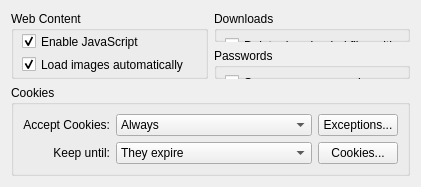
     <widget class="QWidget" name="tab_2">
      <attribute name="title">
       <string>Privacy</string>
      </attribute>
      <layout class="QGridLayout">
       <item row="0" column="1">
        <widget class="QGroupBox" name="groupBox_3">
         <property name="title">
          <string>Downloads</string>
         </property>
         <widget class="QCheckBox" name="checkBoxDeleteDownloads">
          <property name="geometry">
           <rect>
            <x>11</x>
            <y>25</y>
            <width>301</width>
            <height>19</height>
           </rect>
          </property>
          <property name="text">
           <string>Delete downloaded files with a history</string>
          </property>
         </widget>
        </widget>
       </item>
       <item row="1" column="1">
        <widget class="QGroupBox" name="groupBox_2">
         <property name="title">
          <string>Passwords</string>
         </property>
         <widget class="QCheckBox" name="chkSavePasswords">
          <property name="geometry">
           <rect>
            <x>11</x>
            <y>25</y>
            <width>211</width>
            <height>19</height>
           </rect>
          </property>
          <property name="text">
           <string>Save user names and passwords</string>
          </property>
          <property name="checked">
           <bool>false</bool>
          </property>
         </widget>
         <widget class="QPushButton" name="showPasswordsButton">
          <property name="geometry">
           <rect>
            <x>230</x>
            <y>22</y>
            <width>77</width>
            <height>25</height>
           </rect>
          </property>
          <property name="text">
           <string>Show...</string>
          </property>
         </widget>
        </widget>
       </item>
       <item row="0" column="0" rowspan="2">
        <widget class="QGroupBox" name="groupBox">
         <property name="title">
          <string>Web Content</string>
         </property>
         <widget class="QCheckBox" name="enableLocalStorage">
          <property name="geometry">
           <rect>
            <x>11</x>
            <y>136</y>
            <width>289</width>
            <height>19</height>
           </rect>
          </property>
          <property name="text">
           <string>Enable HTML5 local &amp;&amp; offline storage</string>
          </property>
         </widget>
         <widget class="QCheckBox" name="enableJavascript">
          <property name="geometry">
           <rect>
            <x>11</x>
            <y>21</y>
            <width>289</width>
            <height>19</height>
           </rect>
          </property>
          <property name="text">
           <string>Enable JavaScript</string>
          </property>
          <property name="checked">
           <bool>true</bool>
          </property>
         </widget>
         <widget class="QCheckBox" name="autoLoadImages">
          <property name="geometry">
           <rect>
            <x>11</x>
            <y>44</y>
            <width>289</width>
            <height>19</height>
           </rect>
          </property>
          <property name="text">
           <string>Load images automatically</string>
          </property>
          <property name="checked">
           <bool>true</bool>
          </property>
         </widget>
         <widget class="QCheckBox" name="blockPopups">
          <property name="geometry">
           <rect>
            <x>11</x>
            <y>67</y>
            <width>289</width>
            <height>19</height>
           </rect>
          </property>
          <property name="text">
           <string>Block Pop-Up windows</string>
          </property>
          <property name="checked">
           <bool>true</bool>
          </property>
         </widget>
         <widget class="QCheckBox" name="enablePlugins">
          <property name="geometry">
           <rect>
            <x>11</x>
            <y>90</y>
            <width>289</width>
            <height>19</height>
           </rect>
          </property>
          <property name="text">
           <string>Enable Plug-Ins</string>
          </property>
          <property name="checked">
           <bool>true</bool>
          </property>
         </widget>
         <widget class="QCheckBox" name="enableDiskCache">
          <property name="geometry">
           <rect>
            <x>11</x>
            <y>113</y>
            <width>291</width>
            <height>19</height>
           </rect>
          </property>
          <property name="text">
           <string>Enable disk cache to speed up webpage loading</string>
          </property>
         </widget>
        </widget>
       </item>
       <item row="2" column="0" colspan="2">
        <widget class="QGroupBox" name="cookiesGroupBox">
         <property name="title">
          <string>Cookies</string>
         </property>
         <layout class="QGridLayout">
          <item row="0" column="0">
           <widget class="QLabel" name="label_2">
            <property name="text">
             <string>Accept Cookies:</string>
            </property>
            <property name="alignment">
             <set>Qt::AlignRight|Qt::AlignTrailing|Qt::AlignVCenter</set>
            </property>
           </widget>
          </item>
          <item row="0" column="1">
           <widget class="QComboBox" name="acceptCombo">
            <item>
             <property name="text">
              <string>Always</string>
             </property>
            </item>
            <item>
             <property name="text">
              <string>Never</string>
             </property>
            </item>
            <item>
             <property name="text">
              <string>Only from sites you navigate to</string>
             </property>
            </item>
           </widget>
          </item>
          <item row="0" column="2">
           <widget class="QPushButton" name="exceptionsButton">
            <property name="text">
             <string>Exceptions...</string>
            </property>
           </widget>
          </item>
          <item row="1" column="0">
           <widget class="QLabel" name="label">
            <property name="text">
             <string>Keep until:</string>
            </property>
            <property name="alignment">
             <set>Qt::AlignRight|Qt::AlignTrailing|Qt::AlignVCenter</set>
            </property>
           </widget>
          </item>
          <item row="1" column="1">
           <widget class="QComboBox" name="keepUntilCombo">
            <item>
             <property name="text">
              <string>They expire</string>
             </property>
            </item>
            <item>
             <property name="text">
              <string>I exit the application</string>
             </property>
            </item>
            <item>
             <property name="text">
              <string>At most 90 days</string>
             </property>
            </item>
           </widget>
          </item>
          <item row="1" column="2">
           <widget class="QPushButton" name="cookiesButton">
            <property name="text">
             <string>Cookies...</string>
            </property>
           </widget>
          </item>
         </layout>
        </widget>
       </item>
      </layout>
     </widget>
